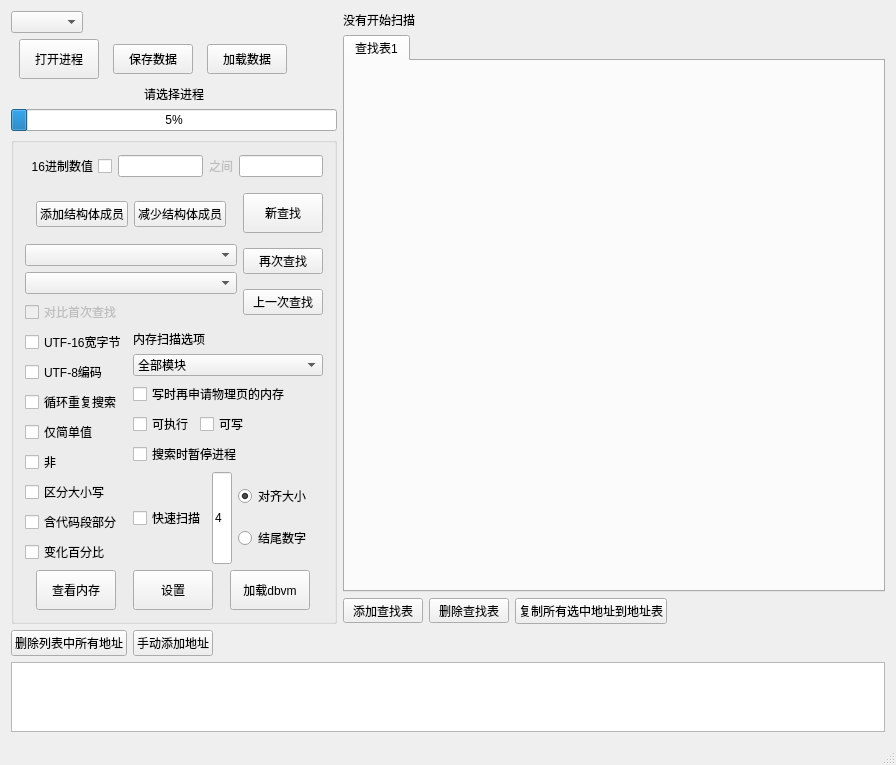
<?xml version="1.0" encoding="UTF-8"?>
<ui version="4.0">
 <class>CheatEngine_With_QtClass</class>
 <widget class="QMainWindow" name="CheatEngine_With_QtClass">
  <property name="geometry">
   <rect>
    <x>0</x>
    <y>0</y>
    <width>896</width>
    <height>739</height>
   </rect>
  </property>
  <property name="sizePolicy">
   <sizepolicy hsizetype="Expanding" vsizetype="Preferred">
    <horstretch>0</horstretch>
    <verstretch>0</verstretch>
   </sizepolicy>
  </property>
  <property name="acceptDrops">
   <bool>false</bool>
  </property>
  <property name="windowTitle">
   <string>CheatEngine_With_Qt</string>
  </property>
  <widget class="QWidget" name="centralWidget">
   <layout class="QVBoxLayout" name="verticalLayout">
    <item>
     <layout class="QHBoxLayout" name="horizontalLayout" stretch="0,1">
      <item>
       <layout class="QVBoxLayout" name="verticalLayout_scan_panel">
        <item>
         <widget class="QComboBox" name="comboBox_language">
          <property name="sizePolicy">
           <sizepolicy hsizetype="Fixed" vsizetype="Fixed">
            <horstretch>0</horstretch>
            <verstretch>0</verstretch>
           </sizepolicy>
          </property>
         </widget>
        </item>
        <item>
         <layout class="QHBoxLayout" name="horizontalLayout_9">
          <item>
           <widget class="QPushButton" name="pushButton_openProcess">
            <property name="sizePolicy">
             <sizepolicy hsizetype="Fixed" vsizetype="Fixed">
              <horstretch>0</horstretch>
              <verstretch>0</verstretch>
             </sizepolicy>
            </property>
            <property name="minimumSize">
             <size>
              <width>0</width>
              <height>40</height>
             </size>
            </property>
            <property name="text">
             <string>打开进程</string>
            </property>
           </widget>
          </item>
          <item>
           <widget class="QPushButton" name="pushButton_save_data_to_file">
            <property name="sizePolicy">
             <sizepolicy hsizetype="Fixed" vsizetype="Fixed">
              <horstretch>0</horstretch>
              <verstretch>0</verstretch>
             </sizepolicy>
            </property>
            <property name="minimumSize">
             <size>
              <width>0</width>
              <height>30</height>
             </size>
            </property>
            <property name="text">
             <string>保存数据</string>
            </property>
           </widget>
          </item>
          <item>
           <widget class="QPushButton" name="pushButton_load_data_from_file">
            <property name="sizePolicy">
             <sizepolicy hsizetype="Fixed" vsizetype="Fixed">
              <horstretch>0</horstretch>
              <verstretch>0</verstretch>
             </sizepolicy>
            </property>
            <property name="minimumSize">
             <size>
              <width>0</width>
              <height>30</height>
             </size>
            </property>
            <property name="text">
             <string>加载数据</string>
            </property>
           </widget>
          </item>
          <item>
           <spacer name="horizontalSpacer">
            <property name="orientation">
             <enum>Qt::Orientation::Horizontal</enum>
            </property>
            <property name="sizeType">
             <enum>QSizePolicy::Policy::Fixed</enum>
            </property>
            <property name="sizeHint" stdset="0">
             <size>
              <width>40</width>
              <height>20</height>
             </size>
            </property>
           </spacer>
          </item>
         </layout>
        </item>
        <item>
         <layout class="QVBoxLayout" name="verticalLayout_2">
          <property name="sizeConstraint">
           <enum>QLayout::SizeConstraint::SetDefaultConstraint</enum>
          </property>
          <property name="bottomMargin">
           <number>0</number>
          </property>
          <item>
           <widget class="QLabel" name="label_Process_name">
            <property name="sizePolicy">
             <sizepolicy hsizetype="Expanding" vsizetype="Fixed">
              <horstretch>0</horstretch>
              <verstretch>0</verstretch>
             </sizepolicy>
            </property>
            <property name="autoFillBackground">
             <bool>true</bool>
            </property>
            <property name="text">
             <string>请选择进程</string>
            </property>
            <property name="alignment">
             <set>Qt::AlignmentFlag::AlignCenter</set>
            </property>
           </widget>
          </item>
          <item>
           <widget class="QProgressBar" name="progressBar">
            <property name="enabled">
             <bool>true</bool>
            </property>
            <property name="sizePolicy">
             <sizepolicy hsizetype="Expanding" vsizetype="Fixed">
              <horstretch>0</horstretch>
              <verstretch>0</verstretch>
             </sizepolicy>
            </property>
            <property name="value">
             <number>5</number>
            </property>
           </widget>
          </item>
         </layout>
        </item>
        <item>
         <widget class="QGroupBox" name="groupBox">
          <property name="sizePolicy">
           <sizepolicy hsizetype="Fixed" vsizetype="Fixed">
            <horstretch>0</horstretch>
            <verstretch>0</verstretch>
           </sizepolicy>
          </property>
          <property name="title">
           <string/>
          </property>
          <layout class="QVBoxLayout" name="verticalLayout_11">
           <item>
            <layout class="QHBoxLayout" name="horizontalLayout_scan_input" stretch="0,1,0,1">
             <item>
              <widget class="QCheckBox" name="checkBox_Hex_Value">
               <property name="sizePolicy">
                <sizepolicy hsizetype="Expanding" vsizetype="Fixed">
                 <horstretch>0</horstretch>
                 <verstretch>0</verstretch>
                </sizepolicy>
               </property>
               <property name="layoutDirection">
                <enum>Qt::LayoutDirection::RightToLeft</enum>
               </property>
               <property name="text">
                <string>16进制数值</string>
               </property>
              </widget>
             </item>
             <item>
              <widget class="QLineEdit" name="lineEdit_ValueInput">
               <property name="sizePolicy">
                <sizepolicy hsizetype="Ignored" vsizetype="Fixed">
                 <horstretch>0</horstretch>
                 <verstretch>0</verstretch>
                </sizepolicy>
               </property>
              </widget>
             </item>
             <item>
              <widget class="QLabel" name="label_and">
               <property name="enabled">
                <bool>false</bool>
               </property>
               <property name="sizePolicy">
                <sizepolicy hsizetype="Fixed" vsizetype="Fixed">
                 <horstretch>0</horstretch>
                 <verstretch>0</verstretch>
                </sizepolicy>
               </property>
               <property name="minimumSize">
                <size>
                 <width>0</width>
                 <height>0</height>
                </size>
               </property>
               <property name="text">
                <string>之间</string>
               </property>
              </widget>
             </item>
             <item>
              <widget class="QLineEdit" name="lineEdit_ValueInput2">
               <property name="enabled">
                <bool>true</bool>
               </property>
               <property name="sizePolicy">
                <sizepolicy hsizetype="Ignored" vsizetype="Fixed">
                 <horstretch>0</horstretch>
                 <verstretch>0</verstretch>
                </sizepolicy>
               </property>
              </widget>
             </item>
            </layout>
           </item>
           <item>
            <layout class="QHBoxLayout" name="horizontalLayout_10" stretch="1,0">
             <item>
              <layout class="QVBoxLayout" name="verticalLayout_5">
               <item>
                <widget class="QWidget" name="widget_StructurePanel" native="true">
                 <layout class="QVBoxLayout" name="verticalLayout_9">
                  <item>
                   <layout class="QVBoxLayout" name="layout_Struct_MemberList">
                    <item>
                     <widget class="QWidget" name="widget_Standard_Struct_InputArea" native="true"/>
                    </item>
                    <item>
                     <layout class="QHBoxLayout" name="horizontalLayout_2">
                      <item>
                       <widget class="QPushButton" name="pushButton_Add_Struct_Member">
                        <property name="text">
                         <string>添加结构体成员</string>
                        </property>
                       </widget>
                      </item>
                      <item>
                       <widget class="QPushButton" name="pushButton_Remove_Struct_Member">
                        <property name="text">
                         <string>减少结构体成员</string>
                        </property>
                       </widget>
                      </item>
                     </layout>
                    </item>
                   </layout>
                  </item>
                 </layout>
                </widget>
               </item>
               <item>
                <widget class="QComboBox" name="comboBox_Value_Data_Size">
                 <property name="sizePolicy">
                  <sizepolicy hsizetype="Expanding" vsizetype="Fixed">
                   <horstretch>0</horstretch>
                   <verstretch>0</verstretch>
                  </sizepolicy>
                 </property>
                </widget>
               </item>
               <item>
                <widget class="QComboBox" name="comboBox_atribute_For_Find">
                 <property name="sizePolicy">
                  <sizepolicy hsizetype="Expanding" vsizetype="Fixed">
                   <horstretch>0</horstretch>
                   <verstretch>0</verstretch>
                  </sizepolicy>
                 </property>
                </widget>
               </item>
               <item>
                <widget class="QCheckBox" name="checkBox_compare_first_scan">
                 <property name="enabled">
                  <bool>false</bool>
                 </property>
                 <property name="sizePolicy">
                  <sizepolicy hsizetype="Fixed" vsizetype="Fixed">
                   <horstretch>0</horstretch>
                   <verstretch>0</verstretch>
                  </sizepolicy>
                 </property>
                 <property name="text">
                  <string>对比首次查找</string>
                 </property>
                </widget>
               </item>
              </layout>
             </item>
             <item>
              <layout class="QVBoxLayout" name="verticalLayout_12">
               <item>
                <widget class="QPushButton" name="pushButton_new_find">
                 <property name="sizePolicy">
                  <sizepolicy hsizetype="Fixed" vsizetype="Fixed">
                   <horstretch>0</horstretch>
                   <verstretch>0</verstretch>
                  </sizepolicy>
                 </property>
                 <property name="minimumSize">
                  <size>
                   <width>0</width>
                   <height>40</height>
                  </size>
                 </property>
                 <property name="text">
                  <string>新查找</string>
                 </property>
                </widget>
               </item>
               <item>
                <widget class="QPushButton" name="pushButton_next_find">
                 <property name="sizePolicy">
                  <sizepolicy hsizetype="Fixed" vsizetype="Fixed">
                   <horstretch>0</horstretch>
                   <verstretch>0</verstretch>
                  </sizepolicy>
                 </property>
                 <property name="text">
                  <string>再次查找</string>
                 </property>
                </widget>
               </item>
               <item>
                <widget class="QPushButton" name="pushButton_pre_find">
                 <property name="sizePolicy">
                  <sizepolicy hsizetype="Fixed" vsizetype="Fixed">
                   <horstretch>0</horstretch>
                   <verstretch>0</verstretch>
                  </sizepolicy>
                 </property>
                 <property name="text">
                  <string>上一次查找</string>
                 </property>
                </widget>
               </item>
              </layout>
             </item>
            </layout>
           </item>
           <item>
            <layout class="QHBoxLayout" name="horizontalLayout_7" stretch="0,1">
             <item>
              <layout class="QVBoxLayout" name="verticalLayout_4">
               <item>
                <widget class="QCheckBox" name="checkBox_use_UTF16">
                 <property name="sizePolicy">
                  <sizepolicy hsizetype="Fixed" vsizetype="Fixed">
                   <horstretch>0</horstretch>
                   <verstretch>0</verstretch>
                  </sizepolicy>
                 </property>
                 <property name="minimumSize">
                  <size>
                   <width>0</width>
                   <height>0</height>
                  </size>
                 </property>
                 <property name="text">
                  <string>UTF-16宽字节</string>
                 </property>
                </widget>
               </item>
               <item>
                <widget class="QCheckBox" name="checkBox_use_UTF8">
                 <property name="sizePolicy">
                  <sizepolicy hsizetype="Fixed" vsizetype="Fixed">
                   <horstretch>0</horstretch>
                   <verstretch>0</verstretch>
                  </sizepolicy>
                 </property>
                 <property name="text">
                  <string>UTF-8编码</string>
                 </property>
                </widget>
               </item>
               <item>
                <widget class="QCheckBox" name="checkBox_repeat">
                 <property name="sizePolicy">
                  <sizepolicy hsizetype="Fixed" vsizetype="Fixed">
                   <horstretch>0</horstretch>
                   <verstretch>0</verstretch>
                  </sizepolicy>
                 </property>
                 <property name="text">
                  <string>循环重复搜索</string>
                 </property>
                </widget>
               </item>
               <item>
                <widget class="QCheckBox" name="checkBox_Only_Simple_Value">
                 <property name="sizePolicy">
                  <sizepolicy hsizetype="Fixed" vsizetype="Fixed">
                   <horstretch>0</horstretch>
                   <verstretch>0</verstretch>
                  </sizepolicy>
                 </property>
                 <property name="text">
                  <string>仅简单值</string>
                 </property>
                </widget>
               </item>
               <item>
                <widget class="QCheckBox" name="checkBox_Not">
                 <property name="sizePolicy">
                  <sizepolicy hsizetype="Fixed" vsizetype="Fixed">
                   <horstretch>0</horstretch>
                   <verstretch>0</verstretch>
                  </sizepolicy>
                 </property>
                 <property name="text">
                  <string>非</string>
                 </property>
                </widget>
               </item>
               <item>
                <widget class="QCheckBox" name="checkBox_Caps_Check">
                 <property name="sizePolicy">
                  <sizepolicy hsizetype="Fixed" vsizetype="Fixed">
                   <horstretch>0</horstretch>
                   <verstretch>0</verstretch>
                  </sizepolicy>
                 </property>
                 <property name="text">
                  <string>区分大小写</string>
                 </property>
                </widget>
               </item>
               <item>
                <widget class="QCheckBox" name="checkBox_Include_Code_Section">
                 <property name="sizePolicy">
                  <sizepolicy hsizetype="Fixed" vsizetype="Fixed">
                   <horstretch>0</horstretch>
                   <verstretch>0</verstretch>
                  </sizepolicy>
                 </property>
                 <property name="text">
                  <string>含代码段部分</string>
                 </property>
                </widget>
               </item>
               <item>
                <widget class="QCheckBox" name="checkBox_percent">
                 <property name="sizePolicy">
                  <sizepolicy hsizetype="Fixed" vsizetype="Fixed">
                   <horstretch>0</horstretch>
                   <verstretch>0</verstretch>
                  </sizepolicy>
                 </property>
                 <property name="text">
                  <string>变化百分比</string>
                 </property>
                </widget>
               </item>
               <item>
                <spacer name="verticalSpacer_2">
                 <property name="orientation">
                  <enum>Qt::Orientation::Vertical</enum>
                 </property>
                 <property name="sizeHint" stdset="0">
                  <size>
                   <width>20</width>
                   <height>0</height>
                  </size>
                 </property>
                </spacer>
               </item>
              </layout>
             </item>
             <item>
              <layout class="QVBoxLayout" name="verticalLayout_7">
               <item>
                <widget class="QLabel" name="label">
                 <property name="enabled">
                  <bool>true</bool>
                 </property>
                 <property name="sizePolicy">
                  <sizepolicy hsizetype="Fixed" vsizetype="Fixed">
                   <horstretch>0</horstretch>
                   <verstretch>0</verstretch>
                  </sizepolicy>
                 </property>
                 <property name="text">
                  <string>内存扫描选项</string>
                 </property>
                 <property name="alignment">
                  <set>Qt::AlignmentFlag::AlignLeading|Qt::AlignmentFlag::AlignLeft|Qt::AlignmentFlag::AlignVCenter</set>
                 </property>
                </widget>
               </item>
               <item>
                <widget class="QComboBox" name="comboBox_process_module_List">
                 <property name="sizePolicy">
                  <sizepolicy hsizetype="Expanding" vsizetype="Fixed">
                   <horstretch>0</horstretch>
                   <verstretch>0</verstretch>
                  </sizepolicy>
                 </property>
                 <property name="layoutDirection">
                  <enum>Qt::LayoutDirection::LeftToRight</enum>
                 </property>
                 <property name="editable">
                  <bool>false</bool>
                 </property>
                 <property name="currentText">
                  <string>全部模块</string>
                 </property>
                 <item>
                  <property name="text">
                   <string>全部模块</string>
                  </property>
                 </item>
                </widget>
               </item>
               <item>
                <widget class="QCheckBox" name="checkBox_8">
                 <property name="sizePolicy">
                  <sizepolicy hsizetype="Fixed" vsizetype="Fixed">
                   <horstretch>0</horstretch>
                   <verstretch>0</verstretch>
                  </sizepolicy>
                 </property>
                 <property name="text">
                  <string>写时再申请物理页的内存</string>
                 </property>
                </widget>
               </item>
               <item>
                <layout class="QHBoxLayout" name="horizontalLayout_4">
                 <item>
                  <widget class="QCheckBox" name="checkBox_able_to_execute">
                   <property name="sizePolicy">
                    <sizepolicy hsizetype="Fixed" vsizetype="Fixed">
                     <horstretch>0</horstretch>
                     <verstretch>0</verstretch>
                    </sizepolicy>
                   </property>
                   <property name="text">
                    <string>可执行</string>
                   </property>
                  </widget>
                 </item>
                 <item>
                  <widget class="QCheckBox" name="checkBox_able_to_write">
                   <property name="sizePolicy">
                    <sizepolicy hsizetype="Fixed" vsizetype="Fixed">
                     <horstretch>0</horstretch>
                     <verstretch>0</verstretch>
                    </sizepolicy>
                   </property>
                   <property name="text">
                    <string>可写</string>
                   </property>
                  </widget>
                 </item>
                 <item>
                  <spacer name="horizontalSpacer_4">
                   <property name="orientation">
                    <enum>Qt::Orientation::Horizontal</enum>
                   </property>
                   <property name="sizeHint" stdset="0">
                    <size>
                     <width>40</width>
                     <height>20</height>
                    </size>
                   </property>
                  </spacer>
                 </item>
                </layout>
               </item>
               <item>
                <widget class="QCheckBox" name="checkBox_scaning_suspend_process">
                 <property name="sizePolicy">
                  <sizepolicy hsizetype="Fixed" vsizetype="Fixed">
                   <horstretch>0</horstretch>
                   <verstretch>0</verstretch>
                  </sizepolicy>
                 </property>
                 <property name="text">
                  <string>搜索时暂停进程</string>
                 </property>
                </widget>
               </item>
               <item>
                <layout class="QHBoxLayout" name="horizontalLayout_3">
                 <item>
                  <widget class="QCheckBox" name="checkBox_fast_scan">
                   <property name="sizePolicy">
                    <sizepolicy hsizetype="Fixed" vsizetype="Fixed">
                     <horstretch>0</horstretch>
                     <verstretch>0</verstretch>
                    </sizepolicy>
                   </property>
                   <property name="text">
                    <string>快速扫描</string>
                   </property>
                  </widget>
                 </item>
                 <item>
                  <widget class="QLineEdit" name="lineEdit_fast_scan_value">
                   <property name="sizePolicy">
                    <sizepolicy hsizetype="Fixed" vsizetype="Expanding">
                     <horstretch>0</horstretch>
                     <verstretch>0</verstretch>
                    </sizepolicy>
                   </property>
                   <property name="maximumSize">
                    <size>
                     <width>20</width>
                     <height>16777215</height>
                    </size>
                   </property>
                   <property name="text">
                    <string>4</string>
                   </property>
                   <property name="alignment">
                    <set>Qt::AlignmentFlag::AlignLeading|Qt::AlignmentFlag::AlignLeft|Qt::AlignmentFlag::AlignVCenter</set>
                   </property>
                  </widget>
                 </item>
                 <item>
                  <layout class="QVBoxLayout" name="verticalLayout_6">
                   <item>
                    <widget class="QRadioButton" name="radioButton_align_size">
                     <property name="sizePolicy">
                      <sizepolicy hsizetype="Fixed" vsizetype="Fixed">
                       <horstretch>0</horstretch>
                       <verstretch>0</verstretch>
                      </sizepolicy>
                     </property>
                     <property name="text">
                      <string>对齐大小</string>
                     </property>
                     <property name="checked">
                      <bool>true</bool>
                     </property>
                    </widget>
                   </item>
                   <item>
                    <widget class="QRadioButton" name="radioButton_end_number">
                     <property name="sizePolicy">
                      <sizepolicy hsizetype="Fixed" vsizetype="Fixed">
                       <horstretch>0</horstretch>
                       <verstretch>0</verstretch>
                      </sizepolicy>
                     </property>
                     <property name="text">
                      <string>结尾数字</string>
                     </property>
                    </widget>
                   </item>
                  </layout>
                 </item>
                 <item>
                  <spacer name="horizontalSpacer_5">
                   <property name="orientation">
                    <enum>Qt::Orientation::Horizontal</enum>
                   </property>
                   <property name="sizeHint" stdset="0">
                    <size>
                     <width>0</width>
                     <height>0</height>
                    </size>
                   </property>
                  </spacer>
                 </item>
                </layout>
               </item>
              </layout>
             </item>
            </layout>
           </item>
           <item>
            <layout class="QHBoxLayout" name="horizontalLayout_5">
             <item>
              <widget class="QPushButton" name="pushButton_Memory_View">
               <property name="sizePolicy">
                <sizepolicy hsizetype="Fixed" vsizetype="Fixed">
                 <horstretch>0</horstretch>
                 <verstretch>0</verstretch>
                </sizepolicy>
               </property>
               <property name="minimumSize">
                <size>
                 <width>0</width>
                 <height>40</height>
                </size>
               </property>
               <property name="text">
                <string>查看内存</string>
               </property>
              </widget>
             </item>
             <item>
              <widget class="QPushButton" name="pushButton_settings">
               <property name="sizePolicy">
                <sizepolicy hsizetype="Fixed" vsizetype="Fixed">
                 <horstretch>0</horstretch>
                 <verstretch>0</verstretch>
                </sizepolicy>
               </property>
               <property name="minimumSize">
                <size>
                 <width>0</width>
                 <height>40</height>
                </size>
               </property>
               <property name="text">
                <string>设置</string>
               </property>
              </widget>
             </item>
             <item>
              <widget class="QPushButton" name="pushButton_load_dbvm">
               <property name="sizePolicy">
                <sizepolicy hsizetype="Fixed" vsizetype="Fixed">
                 <horstretch>0</horstretch>
                 <verstretch>0</verstretch>
                </sizepolicy>
               </property>
               <property name="minimumSize">
                <size>
                 <width>0</width>
                 <height>40</height>
                </size>
               </property>
               <property name="text">
                <string>加载dbvm</string>
               </property>
              </widget>
             </item>
            </layout>
           </item>
          </layout>
         </widget>
        </item>
        <item>
         <spacer name="verticalSpacer">
          <property name="orientation">
           <enum>Qt::Orientation::Vertical</enum>
          </property>
          <property name="sizeHint" stdset="0">
           <size>
            <width>0</width>
            <height>0</height>
           </size>
          </property>
         </spacer>
        </item>
       </layout>
      </item>
      <item>
       <layout class="QVBoxLayout" name="verticalLayout_8">
        <item>
         <widget class="QLabel" name="label_scan_result">
          <property name="text">
           <string>没有开始扫描</string>
          </property>
         </widget>
        </item>
        <item>
         <widget class="QTabWidget" name="tabWidget">
          <property name="sizePolicy">
           <sizepolicy hsizetype="Expanding" vsizetype="Expanding">
            <horstretch>0</horstretch>
            <verstretch>10</verstretch>
           </sizepolicy>
          </property>
          <property name="currentIndex">
           <number>0</number>
          </property>
          <widget class="QWidget" name="tab">
           <attribute name="title">
            <string>查找表1</string>
           </attribute>
          </widget>
         </widget>
        </item>
        <item>
         <layout class="QHBoxLayout" name="horizontalLayout_6">
          <item>
           <widget class="QPushButton" name="pushButton_add_scan_TabWidget">
            <property name="sizePolicy">
             <sizepolicy hsizetype="Fixed" vsizetype="Fixed">
              <horstretch>0</horstretch>
              <verstretch>0</verstretch>
             </sizepolicy>
            </property>
            <property name="maximumSize">
             <size>
              <width>80</width>
              <height>25</height>
             </size>
            </property>
            <property name="text">
             <string>添加查找表</string>
            </property>
           </widget>
          </item>
          <item>
           <widget class="QPushButton" name="pushButton_remove_scan_TabWidget">
            <property name="sizePolicy">
             <sizepolicy hsizetype="Fixed" vsizetype="Fixed">
              <horstretch>0</horstretch>
              <verstretch>0</verstretch>
             </sizepolicy>
            </property>
            <property name="maximumSize">
             <size>
              <width>80</width>
              <height>25</height>
             </size>
            </property>
            <property name="text">
             <string>删除查找表</string>
            </property>
           </widget>
          </item>
          <item>
           <widget class="QPushButton" name="pushButton_copy_all_scan_address_to_address_list">
            <property name="sizePolicy">
             <sizepolicy hsizetype="Fixed" vsizetype="Fixed">
              <horstretch>0</horstretch>
              <verstretch>0</verstretch>
             </sizepolicy>
            </property>
            <property name="text">
             <string>复制所有选中地址到地址表</string>
            </property>
           </widget>
          </item>
          <item>
           <spacer name="horizontalSpacer_3">
            <property name="orientation">
             <enum>Qt::Orientation::Horizontal</enum>
            </property>
            <property name="sizeHint" stdset="0">
             <size>
              <width>40</width>
              <height>20</height>
             </size>
            </property>
           </spacer>
          </item>
         </layout>
        </item>
       </layout>
      </item>
     </layout>
    </item>
    <item>
     <layout class="QHBoxLayout" name="horizontalLayout_8">
      <item>
       <widget class="QPushButton" name="pushButton_delete_all_address">
        <property name="sizePolicy">
         <sizepolicy hsizetype="Fixed" vsizetype="Fixed">
          <horstretch>0</horstretch>
          <verstretch>0</verstretch>
         </sizepolicy>
        </property>
        <property name="text">
         <string>删除列表中所有地址</string>
        </property>
       </widget>
      </item>
      <item>
       <widget class="QPushButton" name="pushButton_add_address">
        <property name="sizePolicy">
         <sizepolicy hsizetype="Fixed" vsizetype="Fixed">
          <horstretch>0</horstretch>
          <verstretch>0</verstretch>
         </sizepolicy>
        </property>
        <property name="text">
         <string>手动添加地址</string>
        </property>
       </widget>
      </item>
      <item>
       <spacer name="horizontalSpacer_2">
        <property name="orientation">
         <enum>Qt::Orientation::Horizontal</enum>
        </property>
        <property name="sizeHint" stdset="0">
         <size>
          <width>40</width>
          <height>20</height>
         </size>
        </property>
       </spacer>
      </item>
     </layout>
    </item>
    <item>
     <widget class="QTableWidget" name="tableWidget_addressList">
      <property name="rowCount">
       <number>0</number>
      </property>
      <property name="columnCount">
       <number>0</number>
      </property>
     </widget>
    </item>
   </layout>
  </widget>
  <widget class="QStatusBar" name="statusBar"/>
 </widget>
 <layoutdefault spacing="6" margin="11"/>
 <resources>
  <include location="CheatEngine_With_Qt.qrc"/>
 </resources>
 <connections/>
</ui>
